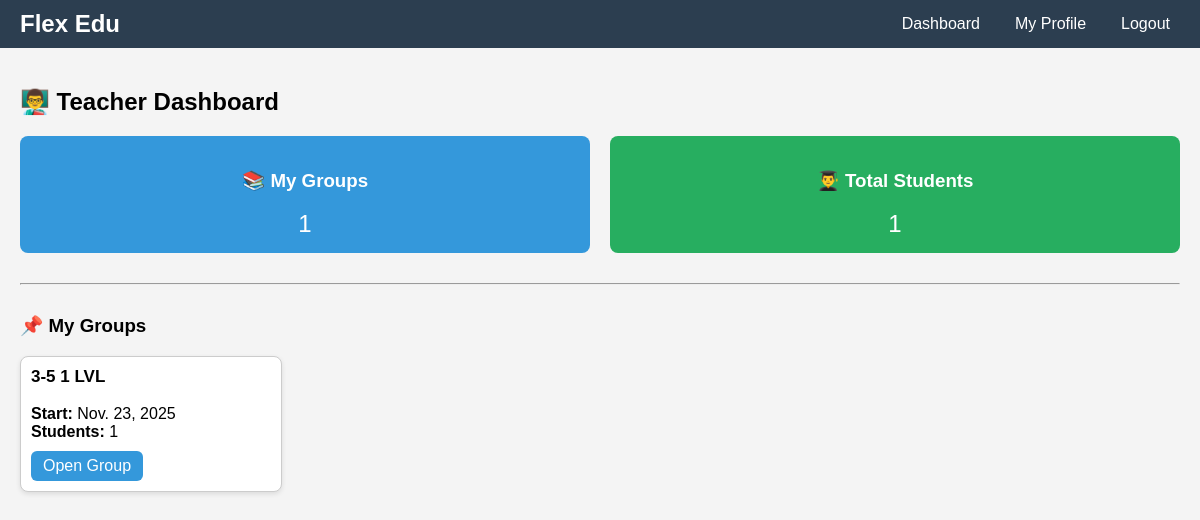
/teacher/dashboard/ (signed in), run on the app's committed database.
### course_app/models.py (models this page shows)
class Group(models.Model):
    title = models.CharField(max_length=200)
    teacher = models.ForeignKey(Teacher, on_delete=models.CASCADE)
    start_date = models.DateField()

### course_app/views.py (the view)
# urls.py: path('teacher/dashboard/', views.teacher_dashboard, name='teacher_dashboard'),
@login_required
def teacher_dashboard(request):
    try:
        teacher = request.user.teacher  # Teacher obyekti olish
    except Teacher.DoesNotExist:
        return redirect('home')  # yoki login sahifasi
    groups = Group.objects.filter(teacher=teacher)
    students_count = sum([g.students.count() for g in groups])
    context = {
        'teacher': teacher,
        'groups': groups,
        'students_count': students_count,
    }
    return render(request, 'teacher_dashboard.html', context)

### templates/teacher_dashboard.html (shortened to what this page needs)
{% extends "base.html" %}
{% block content %}
<h2 style="margin-bottom:20px;">👨‍🏫 Teacher Dashboard</h2>
<div class="stats">
    <div class="card">
        <h3>📚 My Groups</h3>
        <p style="font-size:24px; margin:0;">{{ groups.count }}</p>
    </div>
    <div class="card" style="background:#27ae60;">
        <h3>👨‍🎓 Total Students</h3>
        <p style="font-size:24px; margin:0;">{{ students_count }}</p>
    </div>
</div>
<hr style="margin:30px 0;">
<h3>📌 My Groups</h3>
<div class="teacher-cards">
    {% for g in groups %}
    <div class="teacher-card" style="width:240px;">
        <strong style="font-size:17px;">{{ g.title }}</strong><br><br>
        <b>Start:</b> {{ g.start_date }} <br>
        <b>Students:</b> {{ g.students.count }} <br>
        <a href="{% url 'group_detail' g.id %}"
           style="margin-top:10px; display:inline-block; background:#3498db;
                  padding:6px 12px; color:#fff; border-radius:6px;">
            Open Group
        </a>
    </div>
    {% empty %}
    <p>No groups yet.</p>
    {% endfor %}
</div>
{% endblock %}

### templates/base.html (style rules this page uses)
body { font-family: Arial, sans-serif; margin:0; padding:0; background:#f4f4f4; }
a { text-decoration:none; color:inherit; }
.stats { display:flex; gap:20px; margin-bottom:20px; flex-wrap:wrap; }
.card { background:#3498db; color:#fff; padding:15px; border-radius:8px; flex:1; text-align:center; min-width:150px; }
.teacher-cards { display:flex; flex-wrap:wrap; gap:20px; }
.teacher-card { border:1px solid #ccc; padding:10px; border-radius:8px; width:200px; background:#fff; box-shadow:0 2px 5px rgba(0,0,0,0.1); }
.teacher-card a { display:inline-block; margin-top:5px; color:#2980b9; }

### data on the page
Group: title "3-5 1 LVL", start_date "Nov. 23, 2025", students.count "1"

### other printed values
{{ groups.count }} "1"
{{ students_count }} "1"
